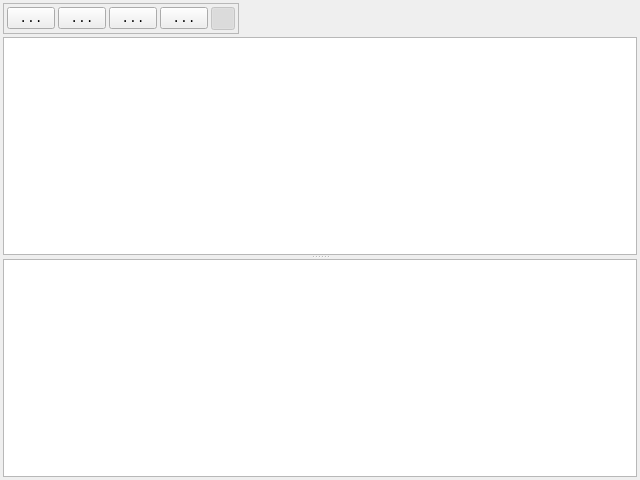
<?xml version="1.0" encoding="UTF-8"?>
<ui version="4.0">
 <class>SqlWidget</class>
 <widget class="QWidget" name="SqlWidget">
  <property name="geometry">
   <rect>
    <x>0</x>
    <y>0</y>
    <width>640</width>
    <height>480</height>
   </rect>
  </property>
  <property name="font">
   <font>
    <family>Monospace</family>
    <pointsize>10</pointsize>
   </font>
  </property>
  <property name="windowTitle">
   <string>Form</string>
  </property>
  <layout class="QGridLayout" name="gridLayout">
   <property name="margin">
    <number>3</number>
   </property>
   <property name="spacing">
    <number>3</number>
   </property>
   <item row="0" column="0">
    <widget class="QFrame" name="mFrame">
     <property name="frameShape">
      <enum>QFrame::StyledPanel</enum>
     </property>
     <property name="frameShadow">
      <enum>QFrame::Plain</enum>
     </property>
     <property name="lineWidth">
      <number>1</number>
     </property>
     <layout class="QHBoxLayout" name="horizontalLayout">
      <property name="spacing">
       <number>3</number>
      </property>
      <property name="margin">
       <number>3</number>
      </property>
      <item>
       <widget class="QToolButton" name="mRunButton">
        <property name="toolTip">
         <string>Run</string>
        </property>
        <property name="statusTip">
         <string>Execute query (F8)</string>
        </property>
        <property name="text">
         <string>...</string>
        </property>
        <property name="icon">
         <iconset resource="../../visual_db.qrc">
          <normaloff>:/img/run.png</normaloff>:/img/run.png</iconset>
        </property>
        <property name="shortcut">
         <string>F8</string>
        </property>
       </widget>
      </item>
      <item>
       <widget class="QToolButton" name="mPrevPortionButton">
        <property name="toolTip">
         <string>Previous portion</string>
        </property>
        <property name="statusTip">
         <string>Show previous portion of results</string>
        </property>
        <property name="text">
         <string>...</string>
        </property>
        <property name="icon">
         <iconset resource="../../visual_db.qrc">
          <normaloff>:/img/uparrow.png</normaloff>:/img/uparrow.png</iconset>
        </property>
       </widget>
      </item>
      <item>
       <widget class="QToolButton" name="mNextPortionButton">
        <property name="toolTip">
         <string>Next portion</string>
        </property>
        <property name="statusTip">
         <string>Show next portion of results</string>
        </property>
        <property name="text">
         <string>...</string>
        </property>
        <property name="icon">
         <iconset resource="../../visual_db.qrc">
          <normaloff>:/img/downarrow.png</normaloff>:/img/downarrow.png</iconset>
        </property>
       </widget>
      </item>
      <item>
       <widget class="QToolButton" name="mFullResultButton">
        <property name="toolTip">
         <string>Full result</string>
        </property>
        <property name="statusTip">
         <string>Show full result</string>
        </property>
        <property name="text">
         <string>...</string>
        </property>
        <property name="icon">
         <iconset resource="../../visual_db.qrc">
          <normaloff>:/img/fulldownarrow.png</normaloff>:/img/fulldownarrow.png</iconset>
        </property>
       </widget>
      </item>
      <item>
       <widget class="QToolButton" name="mSafeQueryButton">
        <property name="enabled">
         <bool>false</bool>
        </property>
        <property name="toolTip">
         <string>SafeQuery</string>
        </property>
        <property name="text">
         <string/>
        </property>
        <property name="icon">
         <iconset resource="../../visual_db.qrc">
          <normaloff>:/img/safequery.png</normaloff>:/img/safequery.png</iconset>
        </property>
        <property name="checkable">
         <bool>true</bool>
        </property>
        <property name="checked">
         <bool>true</bool>
        </property>
       </widget>
      </item>
     </layout>
    </widget>
   </item>
   <item row="0" column="1">
    <spacer name="horizontalSpacer">
     <property name="orientation">
      <enum>Qt::Horizontal</enum>
     </property>
     <property name="sizeHint" stdset="0">
      <size>
       <width>491</width>
       <height>20</height>
      </size>
     </property>
    </spacer>
   </item>
   <item row="1" column="0" colspan="2">
    <widget class="QSplitter" name="splitter">
     <property name="orientation">
      <enum>Qt::Vertical</enum>
     </property>
     <property name="childrenCollapsible">
      <bool>false</bool>
     </property>
     <widget class="QTextEdit" name="mQueryEdit"/>
     <widget class="QTableWidget" name="mTable">
      <property name="editTriggers">
       <set>QAbstractItemView::NoEditTriggers</set>
      </property>
      <property name="alternatingRowColors">
       <bool>true</bool>
      </property>
      <property name="horizontalScrollMode">
       <enum>QAbstractItemView::ScrollPerPixel</enum>
      </property>
     </widget>
    </widget>
   </item>
  </layout>
 </widget>
 <resources>
  <include location="../../visual_db.qrc"/>
 </resources>
 <connections>
  <connection>
   <sender>mRunButton</sender>
   <signal>clicked()</signal>
   <receiver>SqlWidget</receiver>
   <slot>runQuery()</slot>
   <hints>
    <hint type="sourcelabel">
     <x>24</x>
     <y>24</y>
    </hint>
    <hint type="destinationlabel">
     <x>31</x>
     <y>-11</y>
    </hint>
   </hints>
  </connection>
  <connection>
   <sender>mPrevPortionButton</sender>
   <signal>clicked()</signal>
   <receiver>SqlWidget</receiver>
   <slot>readPrevPortion()</slot>
   <hints>
    <hint type="sourcelabel">
     <x>54</x>
     <y>24</y>
    </hint>
    <hint type="destinationlabel">
     <x>169</x>
     <y>6</y>
    </hint>
   </hints>
  </connection>
  <connection>
   <sender>mNextPortionButton</sender>
   <signal>clicked()</signal>
   <receiver>SqlWidget</receiver>
   <slot>readNextPortion()</slot>
   <hints>
    <hint type="sourcelabel">
     <x>83</x>
     <y>28</y>
    </hint>
    <hint type="destinationlabel">
     <x>333</x>
     <y>9</y>
    </hint>
   </hints>
  </connection>
  <connection>
   <sender>mFullResultButton</sender>
   <signal>clicked()</signal>
   <receiver>SqlWidget</receiver>
   <slot>readFullResult()</slot>
   <hints>
    <hint type="sourcelabel">
     <x>108</x>
     <y>26</y>
    </hint>
    <hint type="destinationlabel">
     <x>473</x>
     <y>8</y>
    </hint>
   </hints>
  </connection>
 </connections>
 <slots>
  <slot>runQuery()</slot>
  <slot>readPrevPortion()</slot>
  <slot>readNextPortion()</slot>
  <slot>readFullResult()</slot>
 </slots>
</ui>
